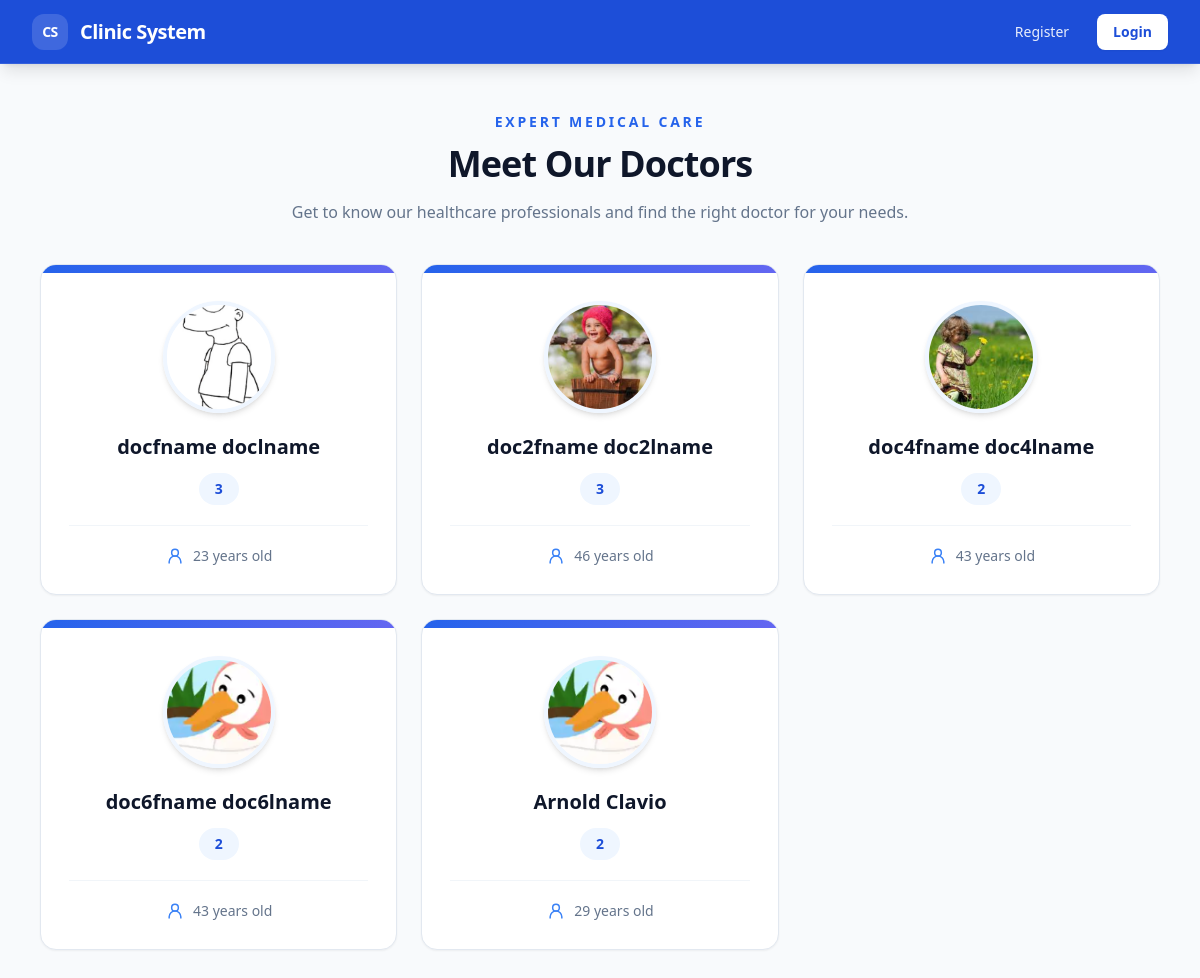
Page /doctors on the committed database.
### apps/users/models.py (models this page shows, shortened)
class DoctorProfile(models.Model):
    doctor_user = models.ForeignKey(User, on_delete=models.CASCADE,null=True,  blank=True)
    doctor_name = models.CharField(max_length=200,default="")
    doctor_age = models.IntegerField()
    doctor_role = models.CharField(max_length=100,default="")
    doctor_available_days = models.JSONField(default=list, blank=True, null=True)
    doctor_schedule_time_start = models.TimeField(default="00:00", auto_now=False, auto_now_add=False)
    doctor_schedule_time_end = models.TimeField(default="00:00", auto_now=False, auto_now_add=False)
    doctor_img = models.ImageField(upload_to="doctors/", blank=True, null=True, default="")
    clinic_name = models.CharField(max_length=200, default="")
    clinic_longitude = models.FloatField(default=0.0)
    clinic_latitude = models.FloatField(default=0.0)

### apps/app_doctorspreview/views.py (the view)
# urls.py: path('doctors',views.DoctorList, name='doctor list'),
def DoctorList(request):
    doctors = DoctorProfile.objects.all()
    return render(request, 'doctors_list.html', {"DoctorList": doctors})

### templates/doctors_list.html (shortened to what this page needs)
{% extends "base.html" %}
{% block content %}
<div class="min-h-screen bg-slate-50 px-4 py-12 sm:px-6 lg:px-10">
  <div class="mx-auto max-w-6xl">
    <div class="mb-10 text-center">
      <p class="text-sm font-bold uppercase tracking-[0.2em] text-blue-600">Expert Medical Care</p>
      <h1 class="mt-3 text-3xl font-extrabold tracking-tight text-slate-900 sm:text-4xl">Meet Our Doctors</h1>
      <p class="mx-auto mt-4 max-w-2xl text-slate-500">
        Get to know our healthcare professionals and find the right doctor for your needs.
      </p>
    </div>
    {% if DoctorList %}
    <div class="grid grid-cols-1 gap-6 sm:grid-cols-2 lg:grid-cols-3">
      {% for d in DoctorList %}
      <div class="group overflow-hidden rounded-2xl border border-slate-200 bg-white shadow-sm transition duration-300 hover:-translate-y-1 hover:shadow-xl">
        <div class="h-2 bg-gradient-to-r from-blue-600 to-indigo-500"></div>
        <div class="flex flex-col items-center p-7 text-center">
          {% if d.doctor_img %}
          <img src="{{ d.doctor_img.url }}" alt="{{ d.doctor_name }}" class="h-28 w-28 rounded-full border-4 border-blue-50 object-cover shadow-md">
          {% else %}
          <div class="flex h-28 w-28 items-center justify-center rounded-full border-4 border-blue-50 bg-blue-100 text-3xl font-bold text-blue-700">
            {{ d.doctor_name|first|upper }}
          </div>
          {% endif %}
          <h2 class="mt-5 text-xl font-bold text-slate-900">{{ d.doctor_name }}</h2>
          <span class="mt-3 rounded-full bg-blue-50 px-4 py-1.5 text-sm font-semibold text-blue-700">
            {{ d.doctor_role }}
          </span>
          <div class="mt-5 flex w-full items-center justify-center gap-2 border-t border-slate-100 pt-5 text-sm text-slate-500">
            <svg xmlns="http://www.w3.org/2000/svg" class="h-5 w-5 text-blue-500" viewBox="0 0 24 24" fill="none" stroke="currentColor" stroke-width="1.8">
              <circle cx="12" cy="8" r="4"/>
              <path d="M5 21v-2a7 7 0 0 1 14 0v2"/>
            </svg>
            <span>{{ d.doctor_age }} years old</span>
          </div>
        </div>
      </div>
      {% endfor %}
    </div>
    {% endif %}
  </div>
</div>
{% endblock %}

### templates/base.html (shortened to what this page needs)
<!DOCTYPE html>
<html lang="en">
<head>
    <script src="https://cdn.tailwindcss.com"></script>
</head>
<body class="bg-slate-50 text-slate-800 antialiased">
    <header class="fixed inset-x-0 top-0 z-50 h-16 border-b border-white/10 bg-blue-700 shadow-lg">
        <nav class="mx-auto flex h-full max-w-7xl items-center justify-between px-4 sm:px-6 lg:px-8">
            <a href="{% if user.is_authenticated %}/dashboard{% else %}/{% endif %}"
               class="flex items-center gap-3 text-lg font-bold tracking-tight text-white transition hover:text-blue-100 sm:text-xl">
                <span class="flex h-9 w-9 items-center justify-center rounded-xl bg-white/15 text-sm">
                    CS
                </span>
                <span>Clinic System</span>
            </a>
            <div class="flex items-center gap-1 sm:gap-3">
                {% if user.is_authenticated %}
                    <a href="/appointment/set_schedule"
                       class="hidden rounded-lg px-3 py-2 text-sm font-medium text-white/90 transition hover:bg-white/10 hover:text-white sm:inline-flex">
                        Book Appointment
                    </a>
                    <a href="/doctors"
                       class="hidden rounded-lg px-3 py-2 text-sm font-medium text-white/90 transition hover:bg-white/10 hover:text-white sm:inline-flex">
                        Doctors
                    </a>
                    <div class="flex items-center gap-2 border-l border-white/20 pl-3 sm:pl-4">
                        <a href="/dashboard"
                           class="hidden text-sm font-medium text-white sm:block">
                            Hi, {{ user.username }}
                        </a>
                        <form method="post" action="{% url 'logout' %}">
                            {% csrf_token %}
                            <button type="submit"
                                    class="rounded-lg bg-white/10 px-3 py-2 text-sm font-semibold text-white transition hover:bg-white/20 focus:outline-none focus:ring-2 focus:ring-white/70">
                                Logout
                            </button>
                        </form>
                    </div>
                {% else %}
                    <a href="/registerlanding"
                       class="rounded-lg px-3 py-2 text-sm font-medium text-white/90 transition hover:bg-white/10 hover:text-white sm:px-4">
                        Register
                    </a>
                    <a href="{% url 'login' %}"
                       class="rounded-lg bg-white px-4 py-2 text-sm font-semibold text-blue-700 shadow-sm transition hover:bg-blue-50 focus:outline-none focus:ring-2 focus:ring-white/70">
                        Login
                    </a>
                {% endif %}
            </div>
        </nav>
    </header>
    <main class="min-h-screen pt-16 {% if user.is_authenticated %}max-sm:pt-26{% endif %}">
        {% block content %}
        {% endblock %}
    </main>
</body>
</html>

### templates/base.html (style rules this page uses)
html { scroll-behavior: smooth; }
body { margin: 0; min-height: 100vh; }

### rows in the picture
DoctorProfile: doctor_img (picture), doctor_name "docfname doclname", doctor_role "3", doctor_age "23"
DoctorProfile: doctor_img (picture), doctor_name "doc2fname doc2lname", doctor_role "3", doctor_age "46"
DoctorProfile: doctor_img (picture), doctor_name "doc4fname doc4lname", doctor_role "2", doctor_age "43"
DoctorProfile: doctor_img (picture), doctor_name "doc6fname doc6lname", doctor_role "2", doctor_age "43"
DoctorProfile: doctor_img (picture), doctor_name "Arnold Clavio", doctor_role "2", doctor_age "29"
